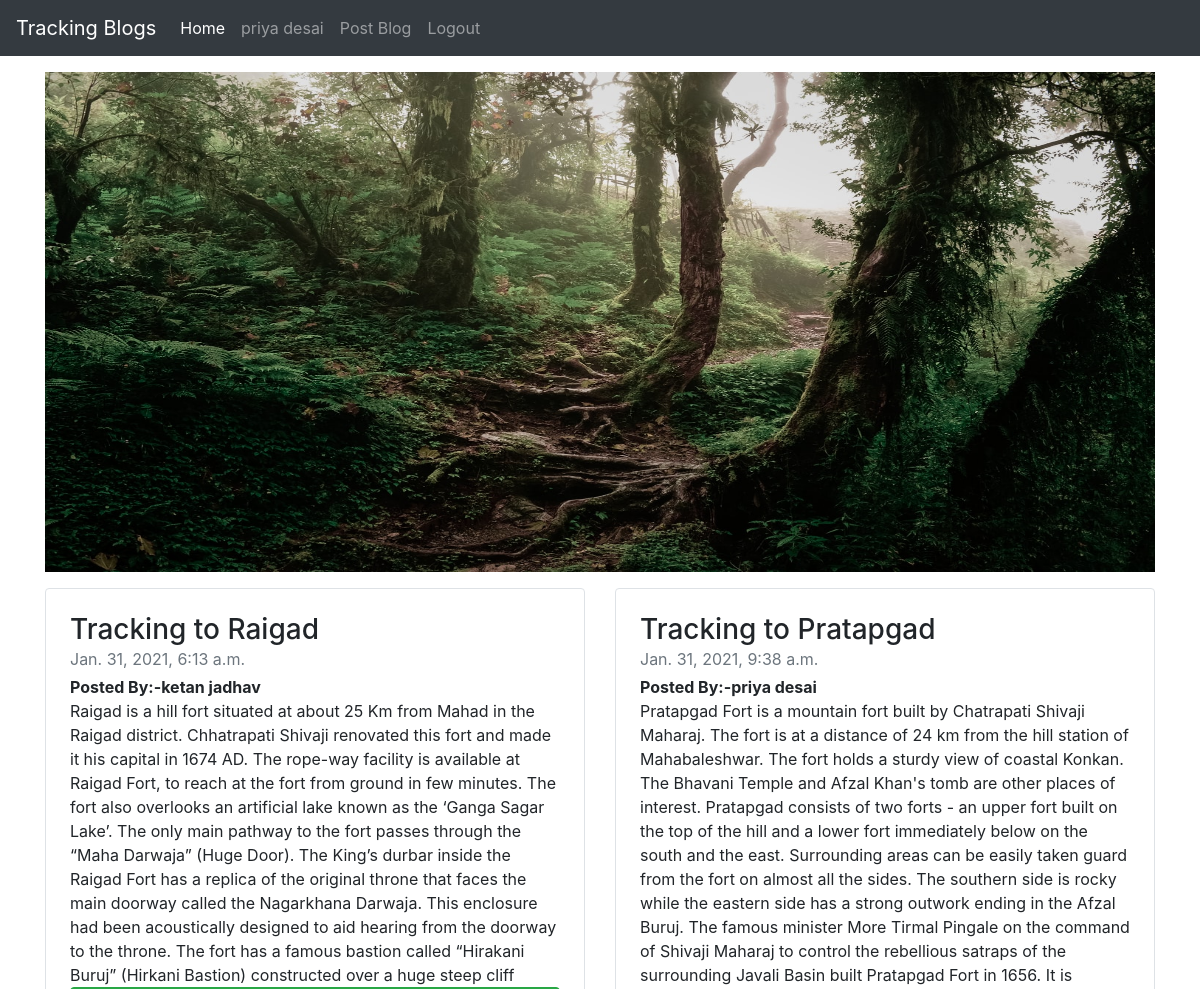
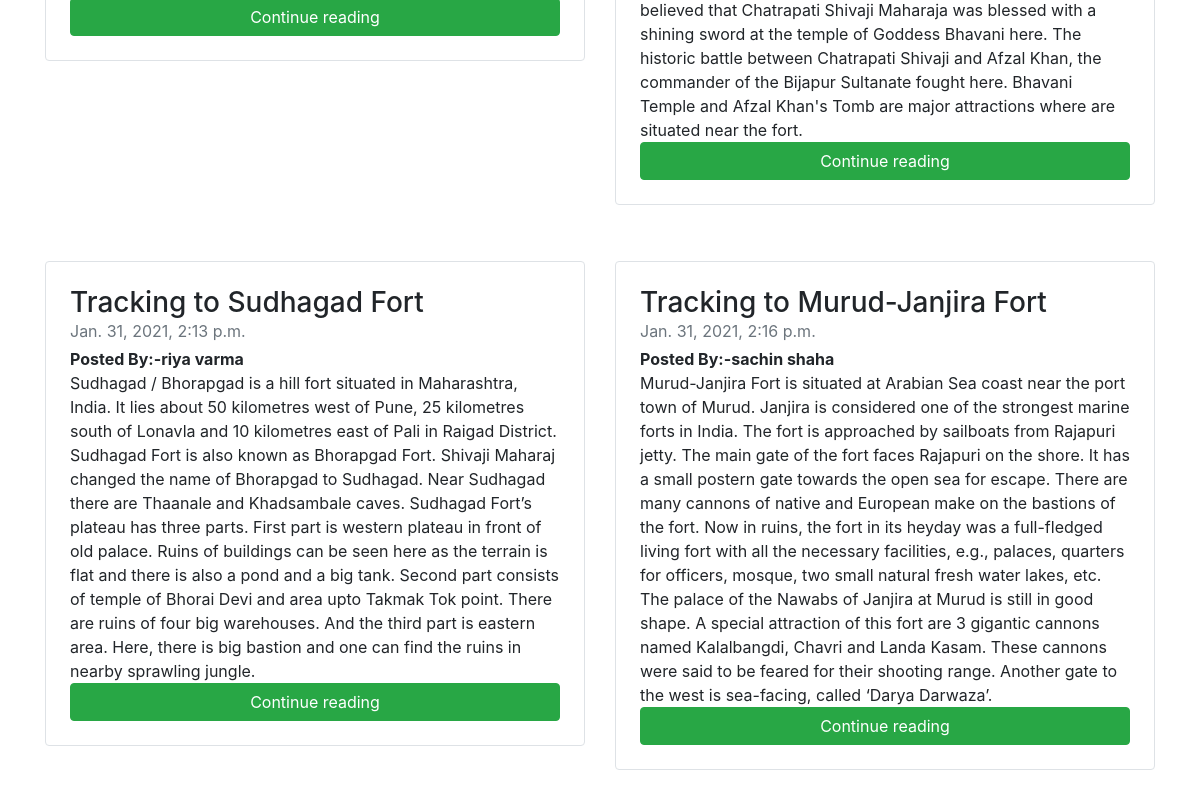
/ (signed in), run on the app's committed database (2 pictures, top to bottom).
### myapp1/models.py (models this page shows, shortened)
class Blog(models.Model):
    user_id = models.ForeignKey(User,on_delete=models.CASCADE)
    title = models.CharField(max_length=150)
    dsc = models.TextField()
    date = models.DateTimeField(auto_now_add=True,null=True)

### myapp1/views.py (the view)
# urls.py: path('', views.index,name='index'),
def index(request):
    blog = Blog.objects.all()
    context={'blogs':blog}
    return render(request,'home.html',context)

### templates/home.html (shortened to what this page needs)
{% extends 'base.html' %}
{% block body %}
{% load static %}
<div class="container my-3">
    <img src="{% static 'img/track.jpg' %}" style='width:100%;height:500px;'>
  <div class="row mb-2">
  {% for blog in blogs %}
    <div class="col-md-6 my-3">
      <div class="row no-gutters border rounded overflow-hidden flex-md-row mb-4 shadow-sm h-md-250 position-relative">
        <div class="col p-4 d-flex flex-column position-static">
          <h3 class="mb-0">{{blog.title}}</h3>
          <div class="mb-1 text-muted">{{blog.date}}</div>
          <b>Posted By:-{{blog.user_id.username}}</b>
          <p class="card-text mb-auto">{{blog.dsc}}</p>
          <a href="blog_detail/{{blog.id}}" class="stretched-link btn btn-success">Continue reading</a>
        </div>
      </div>
    </div>
    {% endfor %}
  </div>
</div>
{% endblock body %}

### templates/base.html (shortened to what this page needs)
{% load static %}
<!doctype html>
<html lang="en">
  <head>
    <link rel="stylesheet" href="{% static "css/style.css"%}">
    <link rel="stylesheet" href="https://maxcdn.bootstrapcdn.com/bootstrap/4.0.0/css/bootstrap.min.css">
  </head>
  <body>
    <nav class="navbar navbar-expand-lg navbar-dark bg-dark">
        <a class="navbar-brand" href="#">Tracking Blogs</a>
        <div class="collapse navbar-collapse" id="navbarSupportedContent">
          <ul class="navbar-nav mr-auto">
            <li class="nav-item active">
              <a class="nav-link" href="/">Home <span class="sr-only">(current)</span></a>
            </li>
            {% if user.is_authenticated %}
            <li class="nav-item">
              <a class="nav-link" href="/">{{request.user}}</a>
            </li>
            <li class="nav-item">
              <a class="nav-link" href="post_blog">Post Blog</a>
            </li>
            <li class="nav-item">
              <a class="nav-link" href="logout">Logout</a>
            </li>
            {% endif %}
          </ul>
        </div>
      </nav>
  {% block body %}
  {% endblock body %}
  </body>
</html>

### static/css/style.css (style rules this page uses)
body { background-image:url(https://images.unsplash.com/photo-1449247709967-d4461a6a6103?ixlib=rb-1.2.1&ixid=MXwxMjA3fDB8MHxzZWFyY2h8Mjc5fHxwbGFpbiUyMGJhY2tncm91bmR8ZW58MHx8MHw%3D&auto=format&fit=crop&w=500&q=60); background-repeat: no-repeat; background-size: cover; }

### data on the page
Blog: title "Tracking to Raigad", date "Jan. 31, 2021, 6:13 a.m.", user_id.username "ketan jadhav", dsc "Raigad is a hill fort situated at about 25 Km from Mahad in the Raigad district. Chhatrapati Shivaji renovated this fort and made it his capital in 1674 AD. The rope-way facility is available at Raigad Fort, to reach at the fort from ground in few minutes. The fort also overlooks an artificial lake known as the ‘Ganga Sagar Lake’. The only main pathway to the fort passes through the “Maha Darwaja” (Huge Door). The King’s durbar inside the Raigad Fort has a replica of the original throne that faces the main doorway called the Nagarkhana Darwaja. This enclosure had been acoustically designed to aid hearing from the doorway to the throne. The fort has a famous bastion called “Hirakani Buruj”…"
Blog: title "Tracking to Pratapgad", date "Jan. 31, 2021, 9:38 a.m.", user_id.username "priya desai", dsc "Pratapgad Fort is a mountain fort built by Chatrapati Shivaji Maharaj. The fort is at a distance of 24 km from the hill station of Mahabaleshwar. The fort holds a sturdy view of coastal Konkan. The Bhavani Temple and Afzal Khan's tomb are other places of interest. Pratapgad consists of two forts - an upper fort built on the top of the hill and a lower fort immediately below on the south and the east. Surrounding areas can be easily taken guard from the fort on almost all the sides. The southern side is rocky while the eastern side has a strong outwork ending in the Afzal Buruj. The famous minister More Tirmal Pingale on the command of Shivaji Maharaj to control the rebellious satraps of the…"
Blog: title "Tracking to Sudhagad Fort", date "Jan. 31, 2021, 2:13 p.m.", user_id.username "riya varma", dsc "Sudhagad / Bhorapgad is a hill fort situated in Maharashtra, India. It lies about 50 kilometres west of Pune, 25 kilometres south of Lonavla and 10 kilometres east of Pali in Raigad District. Sudhagad Fort is also known as Bhorapgad Fort. Shivaji Maharaj changed the name of Bhorapgad to Sudhagad. Near Sudhagad there are Thaanale and Khadsambale caves. Sudhagad Fort’s plateau has three parts. First part is western plateau in front of old palace. Ruins of buildings can be seen here as the terrain is flat and there is also a pond and a big tank. Second part consists of temple of Bhorai Devi and area upto Takmak Tok point. There are ruins of four big warehouses. And the third part is eastern…"
Blog: title "Tracking to Murud-Janjira Fort", date "Jan. 31, 2021, 2:16 p.m.", user_id.username "sachin shaha", dsc "Murud-Janjira Fort is situated at Arabian Sea coast near the port town of Murud. Janjira is considered one of the strongest marine forts in India. The fort is approached by sailboats from Rajapuri jetty. The main gate of the fort faces Rajapuri on the shore. It has a small postern gate towards the open sea for escape. There are many cannons of native and European make on the bastions of the fort. Now in ruins, the fort in its heyday was a full-fledged living fort with all the necessary facilities, e.g., palaces, quarters for officers, mosque, two small natural fresh water lakes, etc. The palace of the Nawabs of Janjira at Murud is still in good shape. A special attraction of this fort are 3…"

### other printed values
{{ request.user }} "priya desai"
